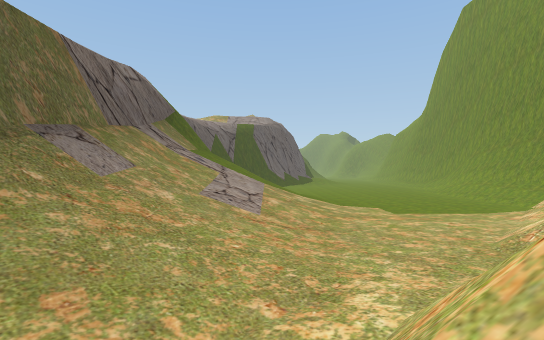
view 1 (above)

13 first-person views from a walk through a 3-D level made in the Unity game engine. The camera is 1.3 m above the floor, looks level and sees 85° across. The floor is counted in squares, 2 m on a side. Each view is taken from the middle of a square. On the plan, view 1 faces up. The plan holds only what a view shows up to about 9 squares ahead; the rest is blank. The place goes on beyond the plan. The player character is not drawn.

view 2
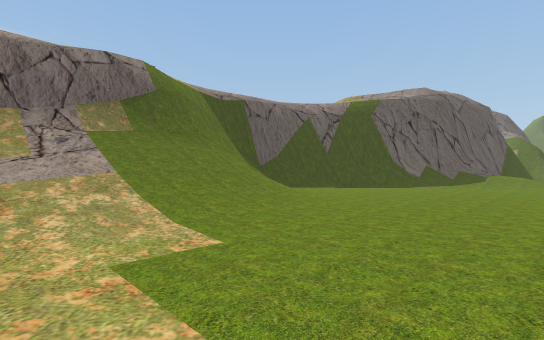

view 3
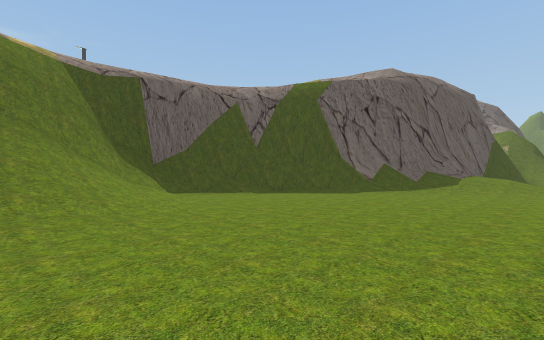

view 4
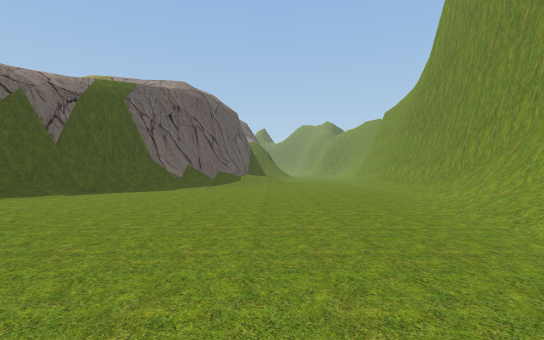

view 5
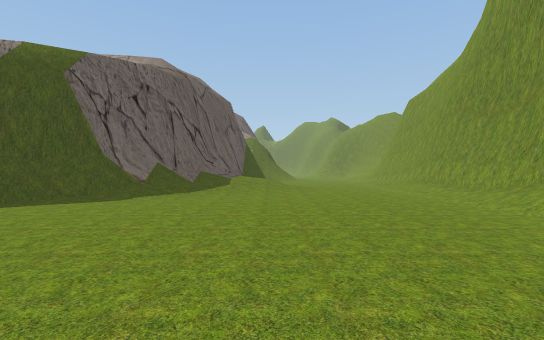

view 6
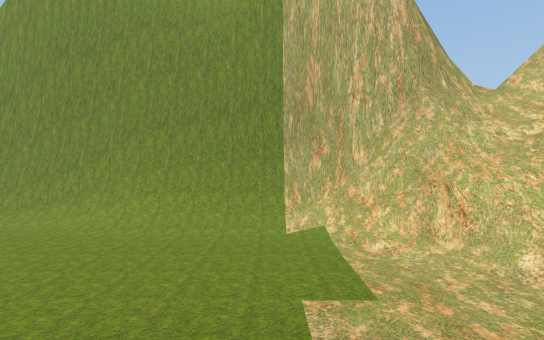

view 7
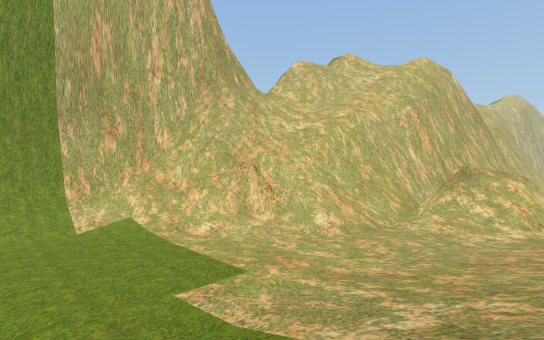

view 8
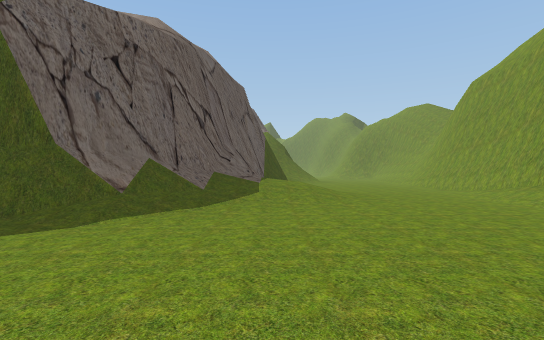

view 9
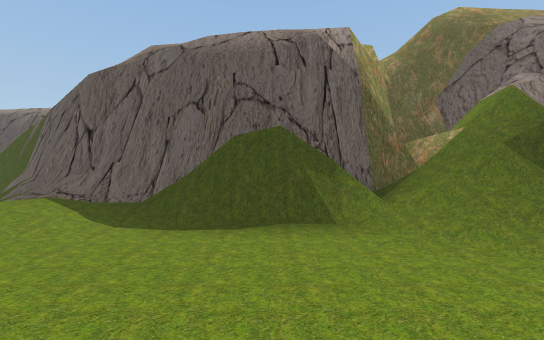

view 10
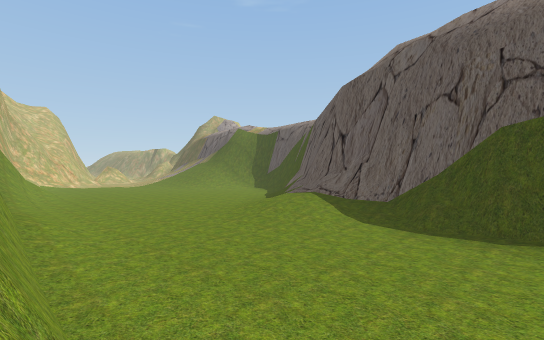

view 11
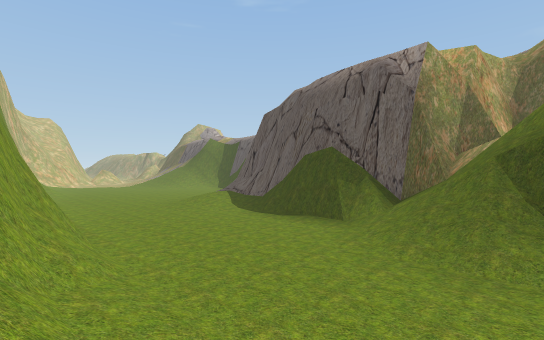

view 12
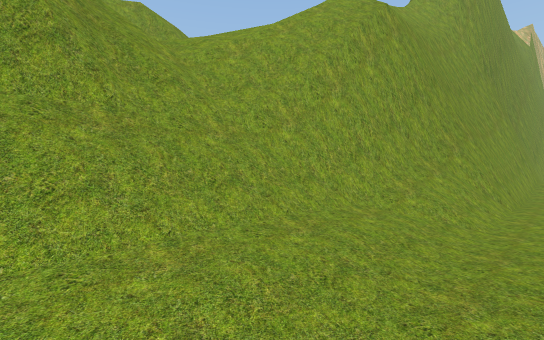

view 13
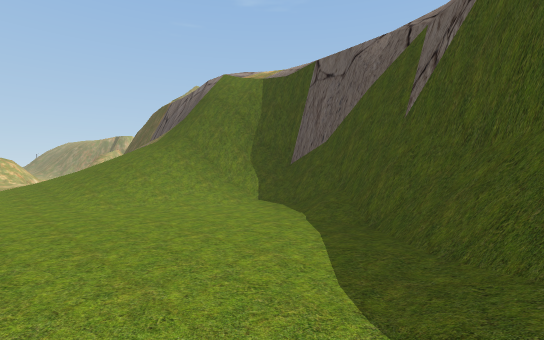

### Floor plan
Key: @ floor where view 1 was taken; # wall or solid block; . main floor; : floor 0.25 m higher than the main floor; + floor 0.75 m higher than the main floor; * floor 8.25 m higher than the main floor; / step, stairs or slope; = window, fence, low wall or low ledge; v drop or lower ground.
Columns run from 5 left of view 1 to 11 right of it. Each row starts with its distance up from view 1.
 31      vv###/...:/#
 30     vv##/=/...:/#
 29      vv#///...:/#
 28       v#//....:##
 27       /##...../#
 26       /v#...../#
 25       v #.....##
 24       v##.....#
 23      /v#+:....#
 22      =v#++....#
 21      /#/+/...:#
 20      ##///...:#
 19     ##//.....:#
 18    v##/......:#
 17  //##........:#
 16  /##........./#
 15  v##........./#
 14  v#..........=#
 13 /v#/:........##
 12 /v##/:....../#
 11 /v##//:...../#
 10  /##//:...../#
  9  v#///+...../#
  8 *v#///+...../#
  7 *v#///+...../#
  6 *v#///:...//##
  5  v#///....###
  4  v#//:../###
  3    //:../##
  2    //.://#
  1     .==###
  0      @=##

Where each view was taken, in squares from view 1:
view 1: 0 up, 0 right, facing up
view 2: 6 up, 5 right, facing up-left
view 3: 10 up, 5 right, facing up-left
view 4: 8 up, 4 right, facing up
view 5: 11 up, 4 right, facing up
view 6: 8 up, 1 left, facing right
view 7: 9 up, 0 right, facing down-right
view 8: 14 up, 3 right, facing up
view 9: 26 up, 9 right, facing left
view 10: 26 up, 9 right, facing down-left
view 11: 31 up, 10 right, facing down-left
view 12: 31 up, 8 right, facing down-right
view 13: 18 up, 2 right, facing down-left
